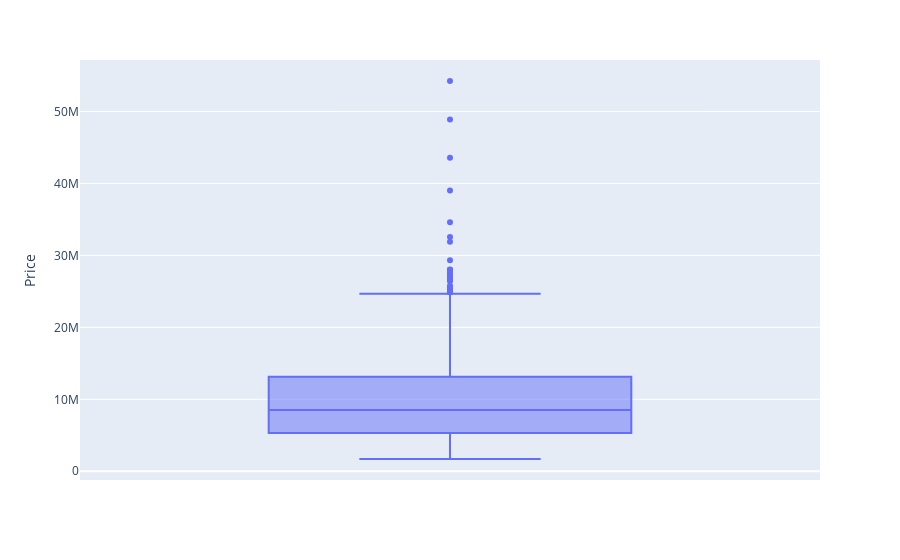

Source (notebook cell):
### Markdown cell above
# IMPORTANT INFORMATIONS CAN BE SEEN FROM THE BELOW DIAGRAMS

### Code cell
import plotly.express as px
fig = px.box(lap2, y = 'Price')
fig.show()

### Figure 1 — Plotly figure (JSON) as saved in the notebook; plotly's stock layout.template omitted (floating-point values rounded to 4 significant figures; data arrays with more than 128 entries replaced by an {"elided": "..."} marker saying what was removed)
{"data": [{"alignmentgroup": "True", "hovertemplate": "Price=%{y}<extra></extra>", "legendgroup": "", "marker": {"color": "#636efa"}, "name": "", "notched": false, "offsetgroup": "", "orientation": "v", "showlegend": false, "type": "box", "x0": " ", "xaxis": "x", "y": {"elided": "977 float values"}, "y0": " ", "yaxis": "y"}], "layout": {"boxmode": "group", "legend": {"tracegroupgap": 0}, "margin": {"t": 60}, "xaxis": {"anchor": "y", "domain": [0, 1]}, "yaxis": {"anchor": "x", "domain": [0, 1], "title": {"text": "Price"}}}}
